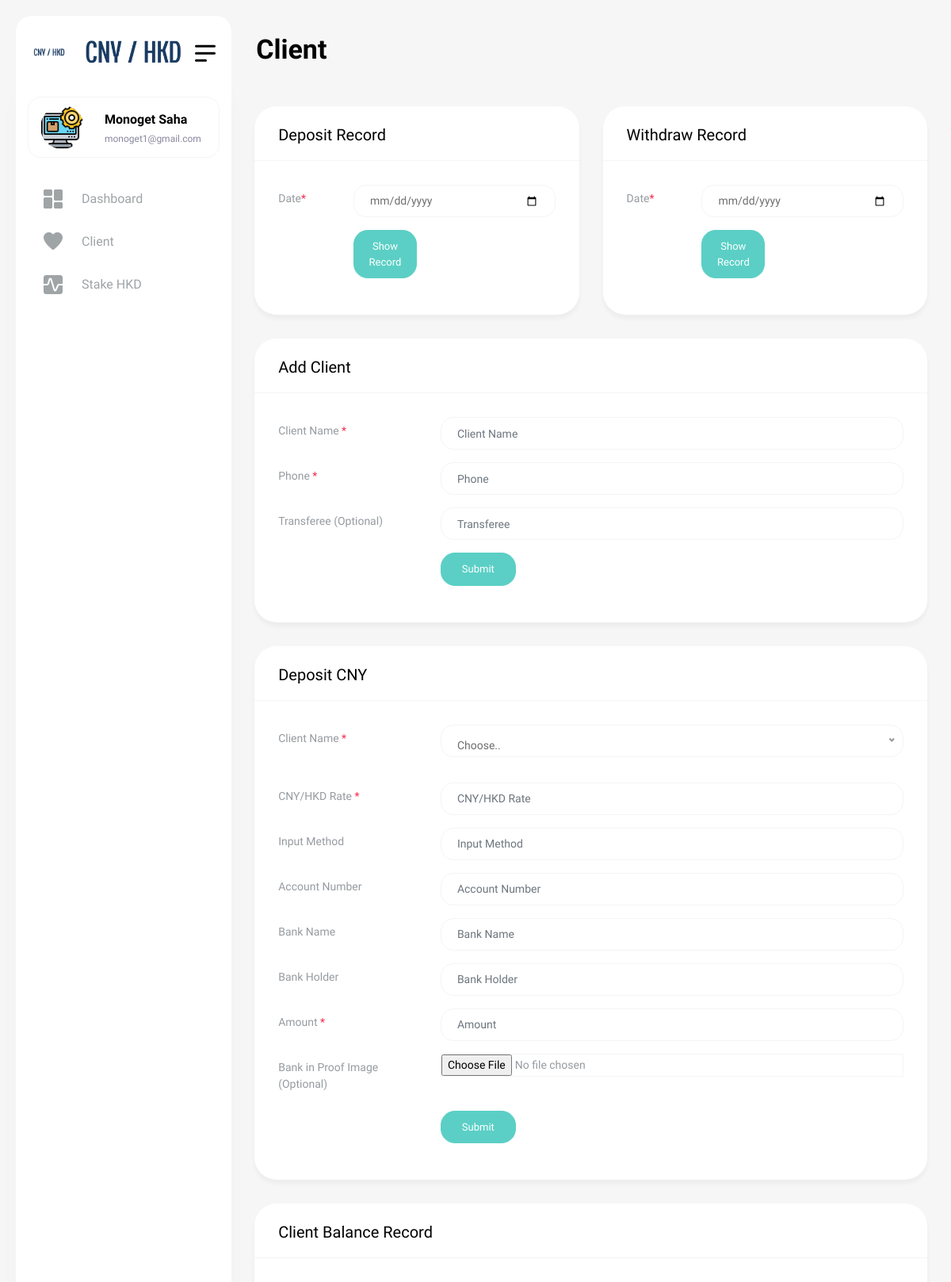
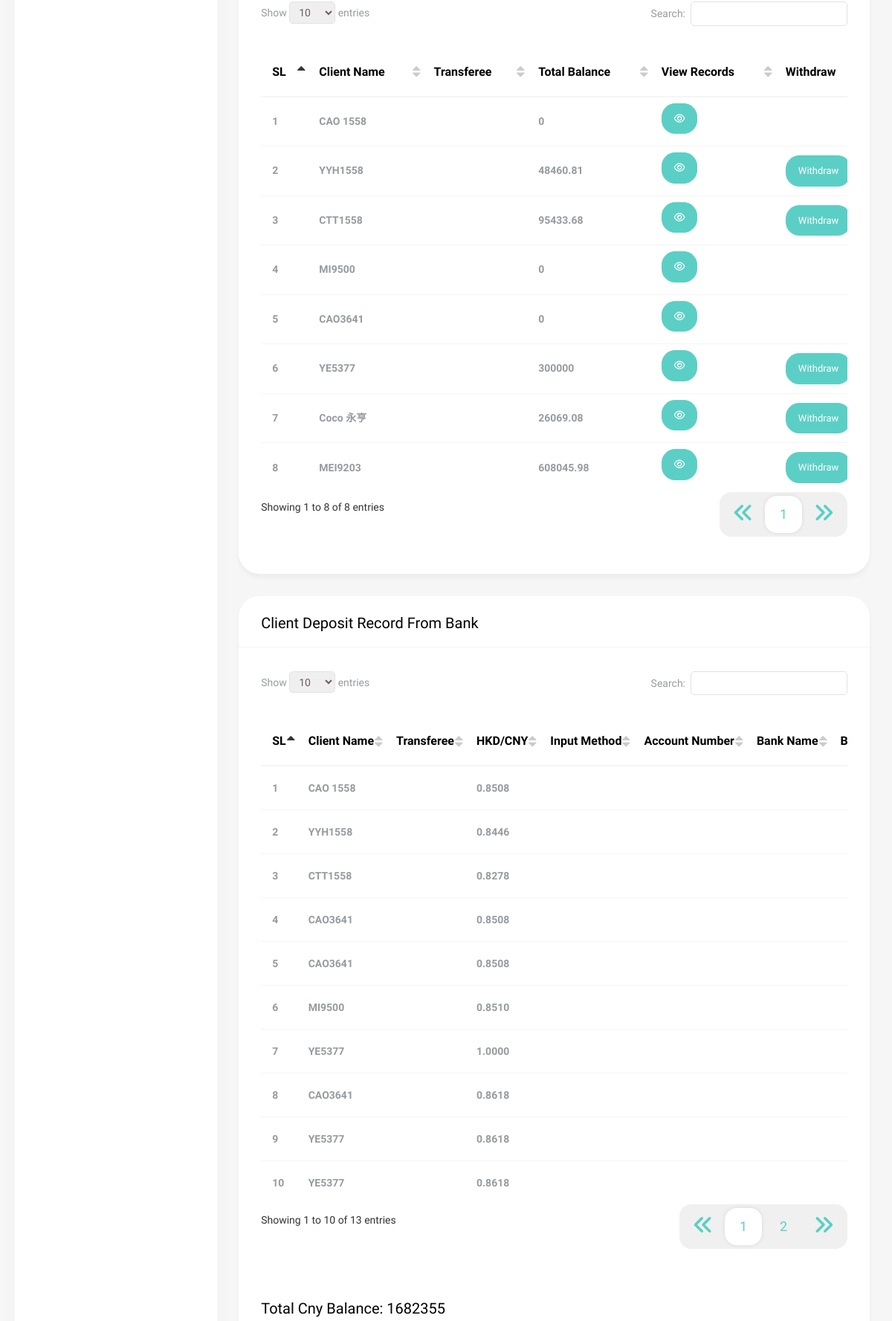
Screenshot of /client.php (signed in, upper part) with the database file from the repository (2 pictures, top to bottom).
### tables this page shows
CREATE TABLE `client` (
  `id` int(11) NOT NULL,
  `client_name` varchar(100) NOT NULL,
  `phone` varchar(25) NOT NULL,
  `trasferee` varchar(200) NOT NULL,
  `inserted_at` datetime NOT NULL,
  `updated_at` timestamp NOT NULL DEFAULT current_timestamp() ON UPDATE current_timestamp()
);

CREATE TABLE `deposit_cny` (
  `id` int(11) NOT NULL,
  `client_id` int(11) NOT NULL,
  `conversion_rate` double(10,4) NOT NULL,
  `input_method` varchar(100) NOT NULL,
  `account_number` varchar(50) NOT NULL,
  `bank_name` varchar(250) NOT NULL,
  `bank_holder` varchar(100) NOT NULL,
  `amount` double(15,2) NOT NULL,
  `proof_image` varchar(250) NOT NULL,
  `inserted_at` datetime NOT NULL,
  `updated_at` timestamp NOT NULL DEFAULT current_timestamp() ON UPDATE current_timestamp()
);

### client.php (the view, shortened to what the rows shown need)
<?php
require_once("include/dbController.php");
$db_handle = new DBController();
?>
<!DOCTYPE html>
<html lang="en">
<head>
    <?php require_once('include/css.php'); ?>
</head>
<body>
<div id="main-wrapper">
    <?php require_once('include/navbar.php'); ?>
    <div class="content-body">
        <div class="container-fluid">
            <div class="row invoice-card-row">
                <?php if (isset($_GET['withdrawId'])) { ?>
                    <div class="col-12">
                        <div class="card">
                            <div class="card-header">
                                <h4 class="card-title">Withdraw HKD</h4>
                            </div>
                            <div class="card-body">
                                <div class="basic-form">
                                    <form method="post" action="Insert" enctype="multipart/form-data">
                                        <input type="hidden" value="<?php echo $_GET['withdrawId']; ?>" name="client_id"
                                               required>
                                        <div class="mb-3 row">
                                            <label class="col-sm-3 col-form-label">Available Withdraw Amount</label>
                                            <div class="col-sm-9">
                                                <input type="text" class="form-control"
                                                       value="<?php echo $_GET['total']; ?>" id="total_amount" readonly>
                                            </div>
                                        </div>
                                        <div class="mb-3 row">
                                            <label class="col-sm-3 col-form-label">Client Name</label>
                                            <div class="col-sm-9">
                                                <input type="text" class="form-control"
                                                       placeholder="Client Name"
                                                       value="<?php echo $_GET['name']; ?>" readonly>
                                            </div>
                                        </div>
                                        <div class="mb-3 row">
                                            <label class="col-sm-3 col-form-label">Withdraw Amount <span
                                                        class="text-danger">*</span></label>
                                            <div class="col-sm-9">
                                                <input type="text" class="form-control" name="amount"
                                                       placeholder="Withdraw Amount"
                                                       onkeyup="calculateBalance(this.value)"
                                                       onkeydown="calculateBalance(this.value)" required>
                                            </div>
                                        </div>
                                        <div class="mb-3 row">
                                            <label class="col-sm-3 col-form-label">Remaining Withdraw Amount</label>
                                            <div class="col-sm-9">
                                                <input type="text" class="form-control"
                                                       value="0" id="remain_withdraw" readonly>
                                            </div>
                                        </div>
                                        <div class="mb-3 row">
                                            <label class="col-sm-3 col-form-label">Bank in Proof Image (Optional)</label>
                                            <div class="col-sm-9">
                                                <div class="form-file">
                                                    <input type="file" class="form-file-input" name="proof_image">
                                                </div>
                                            </div>
                                        </div>
                                        <div class="mb-3 row">
                                            <div class="col-sm-6 mx-auto">
                                                <button type="submit" class="btn btn-primary w-25"
                                                        name="withdrawCNY">Submit
                                                </button>
                                            </div>
                                        </div>
                                    </form>
                                </div>
                            </div>
                        </div>
                    </div>
                <?php } else { ?>
                                                    <?php
                                                    $client = $db_handle->runQuery("SELECT * FROM client order by id desc");
                                                        ?>
                    <div class="col-12">
                        <div class="card">
                            <div class="card-body">
                                <div class="table-responsive">
                                    <table id="example4" class="display" style="min-width: 845px">
                                        <thead>
                                        <tr>
                                            <th>SL</th>
                                            <th>Client Name</th>
                                            <th>Transferee</th>
                                            <th>Total Balance</th>
                                            <th>View Records</th>
                                            <th>Withdraw</th>
                                        </tr>
                                        </thead>
                                        <tbody>
                                        <?php
                                        $client = $db_handle->runQuery("SELECT * FROM client order by id desc");
                                        $row_count = $db_handle->numRows("SELECT * FROM client order by id desc");
                                        for ($i = 0; $i < $row_count; $i++) {
                                            ?>
                                            <tr>
                                                <td><?php echo $i + 1; ?></td>
                                                <td><?php echo $client[$i]["client_name"]; ?></td>
                                                <td><?php echo $client[$i]["trasferee"]; ?></td>
                                                <td>
                                                    <?php
                                                    $balance = $db_handle->runQuery("SELECT * FROM balance where client_id={$client[$i]["id"]} order by id desc");
                                                    $row = $db_handle->numRows("SELECT * FROM balance where client_id={$client[$i]["id"]} order by id desc");
                                                    $total = 0;
                                                    for ($j = 0; $j < $row; $j++) {
                                                        if ($balance[$j]["balance_type"] == 'Deposit') {
                                                            $total += $balance[$j]["balance"] / $balance[$j]["conversion_rate"];
                                                        } else {
                                                            $total -= $balance[$j]["balance"];
                                                        }
                                                    }
                                                    echo abs(round($total, 2));
                                                    ?>
                                                </td>
                                                <td>
                                                    <button type="button" class="btn btn-primary mb-2"
                                                            data-bs-toggle="modal"
                                                            data-bs-target=".bd-example-modal-lg"><i
                                                                class="fa fa-eye"
                                                                onclick="showRecord(<?php echo $client[$i]["id"]; ?>,'<?php echo $client[$i]["client_name"]; ?>');"></i>
                                                    </button>
                                                </td>
                                                <td>
                                                    <?php
                                                    if ($total > 0) {
                                                        ?>
                                                        <a href="Client?withdrawId=<?php echo $client[$i]["id"]; ?>&total=<?php echo round($total, 2); ?>&name=<?php echo $client[$i]["client_name"]; ?>"
                                                           class="btn btn-primary">Withdraw
                                                        </a>
                                                        <?php
                                                    }
                                                    ?>
                                                </td>
                                            </tr>
                                            <?php
                                        }
                                        ?>
                                        </tbody>
                                    </table>
                                </div>
                            </div>
                        </div>
                    </div>
                    <div class="col-12">
                        <div class="card">
                            <div class="card-body">
                                <div class="table-responsive">
                                    <table id="example4" class="display" style="min-width: 845px">
                                        <thead>
                                        <tr>
                                            <th>SL</th>
                                            <th>Client Name</th>
                                            <th>Transferee</th>
                                            <th>HKD/CNY</th>
                                            <th>Input Method</th>
                                            <th>Account Number</th>
                                            <th>Bank Name</th>
                                            <th>Bank Holder</th>
                                        </tr>
                                        </thead>
                                        <tbody>
                                        <?php
                                        $client = $db_handle->runQuery("SELECT * FROM deposit_cny as d, client as c where d.client_id=c.id order by d.id desc");
                                        $row_count = $db_handle->numRows("SELECT * FROM deposit_cny as d, client as c where d.client_id=c.id order by d.id desc");
                                        for ($i = 0; $i < $row_count; $i++) {
                                            ?>
                                            <tr>
                                                <td><?php echo $i + 1; ?></td>
                                                <td><?php echo $client[$i]["client_name"]; ?></td>
                                                <td><?php echo $client[$i]["trasferee"]; ?></td>
                                                <td><?php echo $client[$i]["conversion_rate"]; ?></td>
                                                <td><?php echo $client[$i]["input_method"]; ?></td>
                                                <td><?php echo $client[$i]["account_number"]; ?></td>
                                                <td><?php echo $client[$i]["bank_name"]; ?></td>
                                                <td><?php echo $client[$i]["bank_holder"]; ?></td>
                                            </tr>
                                            <?php
                                        }
                                        ?>
                                        </tbody>
                                    </table>
                                </div>
                            </div>
                        </div>
                    </div>
                <?php } ?>
            </div>
        </div>
    </div>
</div>
</body>
</html>

### include/navbar.php (shortened to what the rows shown need)
<div class="dlabnav">
    <div class="dlabnav-scroll">
        <ul class="metismenu" id="menu">
            <li class="dropdown header-profile">
                <a class="nav-link" href="javascript:void(0);" role="button" data-bs-toggle="dropdown">
                    <?php $data = $db_handle->runQuery("SELECT * FROM admin_login where id={$_SESSION['userid']}"); ?>
                    <img src="<?php echo $data[0]["image"]; ?>" width="20" alt=""/>
                    <div class="header-info ms-3">
                        <span class="font-w600 "><b><?php echo $data[0]["name"]; ?></b></span>
                        <small class="text-end font-w400"><?php echo $data[0]["email"]; ?></small>
                    </div>
                </a>
            </li>
        </ul>
    </div>
</div>

### rows the page displays
client: client_name "CAO 1558", total "0"
client: client_name "YYH1558", total "48460.81"
client: client_name "CTT1558", total "95433.68"
client: client_name "MI9500", total "0"
client: client_name "CAO3641", total "0"
client: client_name "YE5377", total "300000"
client: client_name "Coco 永亨", total "26069.08"
client: client_name "MEI9203", total "608045.98"
deposit_cny: client.client_name "CAO 1558", conversion_rate "0.8508"
deposit_cny: client.client_name "YYH1558", conversion_rate "0.8446"
deposit_cny: client.client_name "CTT1558", conversion_rate "0.8278"
deposit_cny: client.client_name "CAO3641", conversion_rate "0.8508"
deposit_cny: client.client_name "CAO3641", conversion_rate "0.8508"
deposit_cny: client.client_name "MI9500", conversion_rate "0.8510"
deposit_cny: client.client_name "YE5377", conversion_rate "1.0000"
deposit_cny: client.client_name "CAO3641", conversion_rate "0.8618"
deposit_cny: client.client_name "YE5377", conversion_rate "0.8618"
deposit_cny: client.client_name "YE5377", conversion_rate "0.8618"

### other values shown
$data[0]["name"] "Monoget Saha"
$data[0]["email"] "monoget1@gmail.com"
$total_cny "1682355"
